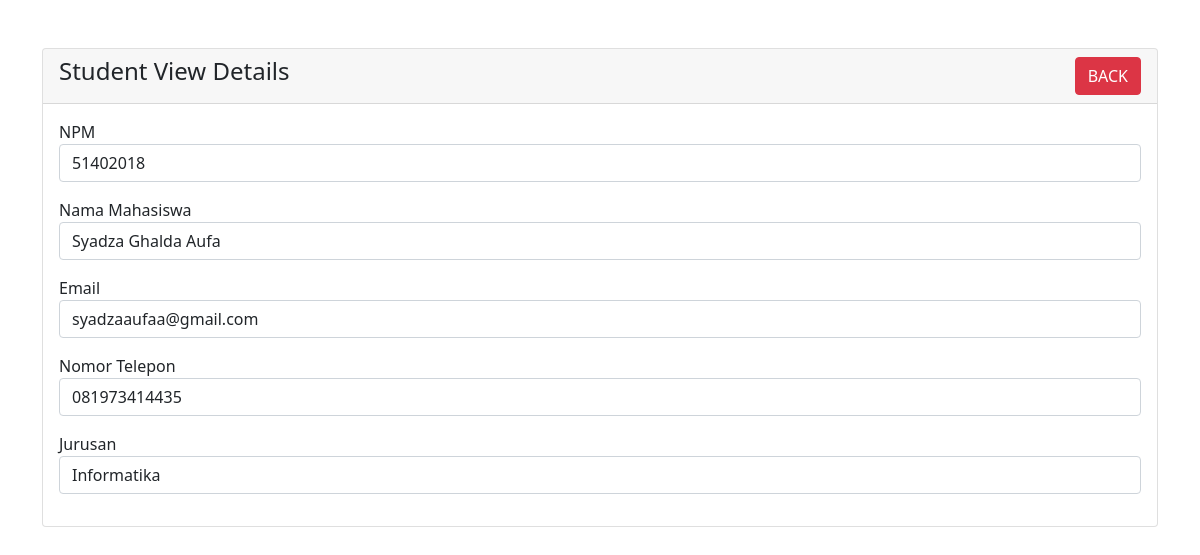
Page /PWEB_CRUD/student_view.php?npm=51402018 on the committed database.
### tables this page shows
CREATE TABLE `mahasiswa` (
  `npm` int(11) NOT NULL,
  `nama` varchar(30) NOT NULL,
  `email` varchar(30) NOT NULL,
  `notelp` varchar(13) NOT NULL,
  `jurusan` varchar(50) NOT NULL
);

### PWEB_CRUD/student_view.php (the view, shortened to what this page needs)
<?php
require 'dbcon.php';
?>
<!doctype html>
<html lang="en">
  <head>
    <link href="https://cdn.jsdelivr.net/npm/bootstrap@5.1.3/dist/css/bootstrap.min.css" rel="stylesheet">
</head>
<body>
    <div class="container mt-5">
        <div class="row">
            <div class="col-md-12">
                <div class="card">
                    <div class="card-header">
                        <h4>Student View Details
                            <a href="index.php" class="btn btn-danger float-end">BACK</a>
                        </h4>
                    </div>
                    <div class="card-body">
                        <?php
                        if(isset($_GET['npm']))
                        {
                            $mhs_npm = mysqli_real_escape_string($con, $_GET['npm']);
                            $query = "SELECT * FROM mahasiswa WHERE npm='$mhs_npm' ";
                            $query_run = mysqli_query($con, $query);
                            if(mysqli_num_rows($query_run) > 0)
                            {
                                $mhs = mysqli_fetch_array($query_run);
                                ?>
                                    <div class="mb-3">
                                        <label>NPM</label>
                                        <p class="form-control">
                                            <?=$mhs['npm'];?>
                                        </p>
                                    <div class="mb-3">
                                        <label>Nama Mahasiswa</label>
                                        <p class="form-control">
                                            <?=$mhs['nama'];?>
                                        </p>
                                    </div>
                                    <div class="mb-3">
                                        <label>Email</label>
                                        <p class="form-control">
                                            <?=$mhs['email'];?>
                                        </p>
                                    </div>
                                    <div class="mb-3">
                                        <label>Nomor Telepon</label>
                                        <p class="form-control">
                                            <?=$mhs['notelp'];?>
                                        </p>
                                    </div>
                                    <div class="mb-3">
                                        <label>Jurusan</label>
                                        <p class="form-control">
                                            <?=$mhs['jurusan'];?>
                                        </p>
                                    </div>
                                <?php
                            }
                            else
                            {
                                echo "<h4>No Such NPM Found</h4>";
                            }
                        }
                        ?>
                    </div>
                </div>
            </div>
        </div>
    </div>
</body>
</html>

### rows in the picture
mahasiswa: npm "51402018", nama "Syadza Ghalda Aufa", email "syadzaaufaa@gmail.com", notelp "081973414435", jurusan "Informatika"
